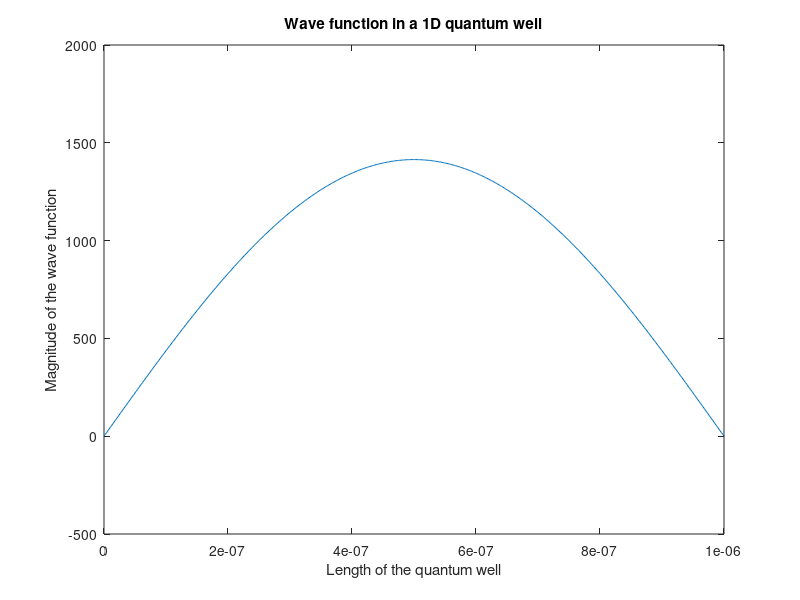

This chart was generated by the following MATLAB code: (Note: this script raises an error after producing the figure.)
%% Lab Assignment 2; 1D and 2D wave Function Simulation in Matlab
% Author: Emmanuel Mati
% ELEC2250 S2020

% ELEC-2250 W2020
% Lab assignment 2 Part A
% Solution of Schrödinger equation for a particle in a 1D box
%Reference; Solid state Electronic Devices, Streetman, Classnotes
% https://www.physicsforums.com/insights/visualizing-2-d-particle-box/
close all
clear all
clc
% Define constants and variables
h=6.63e-34; %Planck's constant in Joules
m=9.11e-31; % Free Electron mass
hbar=h/(2*pi);
outfile = '111DParticle.gif'; % File name to save the generated .gif file
for n=1:1:5; % Number of energy states
    Lx = 1e-6; %length of the 1D quantum well; used for part 3
    x = linspace(0,Lx,500);
    t = linspace(0,1,500); %time scale)
    k = n*pi./Lx;
    E=n^2*pi^2*hbar^2/(2*m*Lx^2) % Total energy of the particle in a 1D box
    w =(hbar*k^2)/2*m % frequency from E=hf
    A = sqrt(2/Lx) % magnitude of the wave function
    PD_peak=A^2 %peak value of the probabilitydensity function
    Particle_velocity=sqrt(2*E/m) %particle velocity
    w = hbar*k.^2/2*m; % solving for frequency; E=hbar*w; =hbar^2*k^2/(2*m).=>w=hbar*k.^2/2*m

    % Define the position and time functions
    for ii=1:1:length (x)
        psi(ii)=A*sin(k*x(ii));
    end
    
    for kk=1:1:length(t)
        phi(kk)=exp(-j*w*t(kk));
        xx(kk)=psi(kk)*phi(kk);
    end

    plot(x,real(xx))
    title('Wave function in a 1D quantum well')
    xlabel('Length of the quantum well')
    ylabel ('Magnitude of the wave function')
    drawnow
    frame = getframe(1);
    im = frame2im(frame);
    [Q,map] = rgb2ind(im,256);

    if n == 1;
        imwrite(Q,map,outfile,'gif','LoopCount',Inf,'DelayTime',0);
    else
        imwrite(Q,map,outfile,'gif','WriteMode','append','DelayTime',0);
    end
    
end